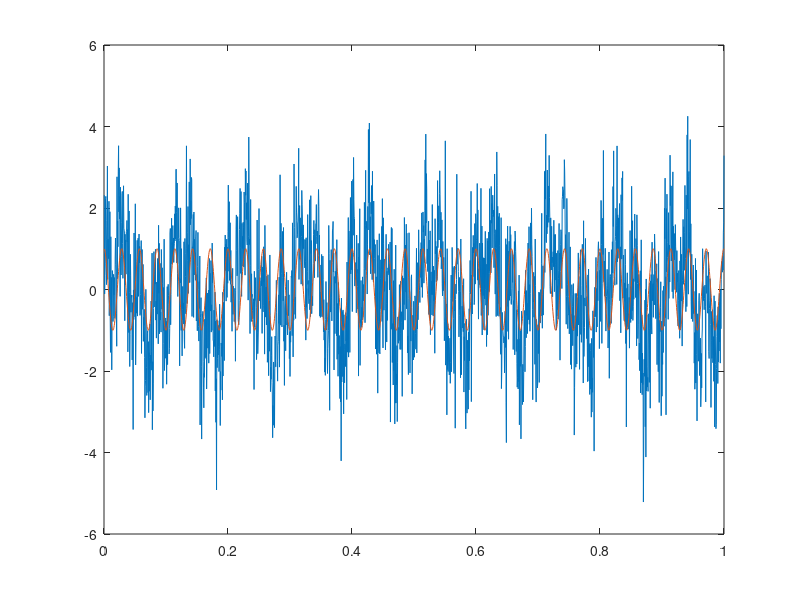

Recreate this plot in MATLAB. (Note: this script raises an error after producing the figure.)
fs = 2000; %rate that data is being recorded at
t = 1/fs:1/fs:1;

n1 = sin(2*pi*10*t); %vibrations from skin signal
s1 = cos(2*pi*35*t);  %EMG data
n2 = randn(length(t),1)';  %noise not good

s = n1+s1+n2;
s_ideal = s1; 

figure;plot(t,s,t,s_ideal)

fn = 2/fs;

[b a] = fir1(100,[30*fn 50*fn])

freqz(b,1,512)


y = filtfilt(b,a,s);
figure;plot(t,s,t,s_ideal,t,y,'LineWidth',2)
legend('noisy','ideal','filtered')



